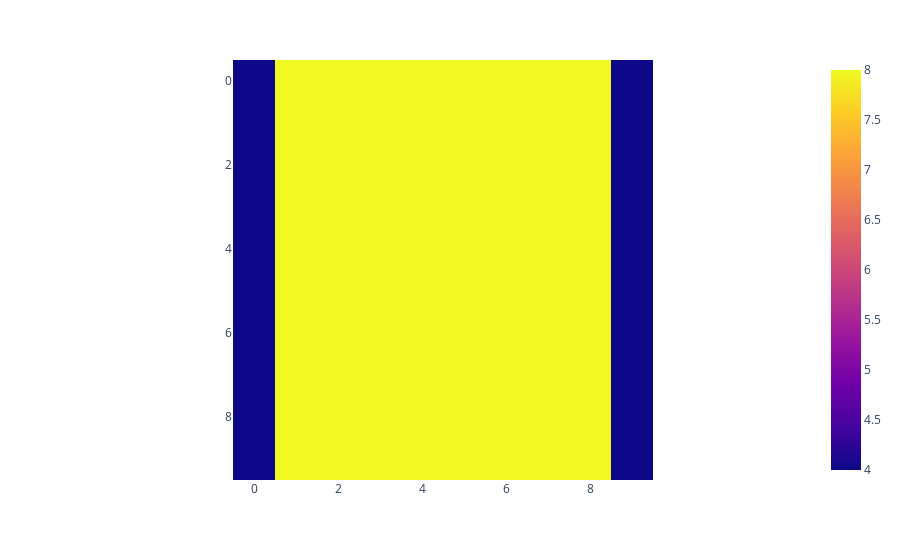

This figure's notebook cell:
### Code cell
sobel_x = sobel(uniform_increase_array, axis=1)
px.imshow(sobel_x)

### Figure 1 — Plotly figure (JSON) as saved in the notebook; plotly's stock layout.template omitted (floating-point values rounded to 4 significant figures)
{"data": [{"coloraxis": "coloraxis", "hovertemplate": "x: %{x}<br>y: %{y}<br>color: %{z}<extra></extra>", "name": "0", "type": "heatmap", "xaxis": "x", "yaxis": "y", "z": [[4, 8, 8, 8, 8, 8, 8, 8, 8, 4], [4, 8, 8, 8, 8, 8, 8, 8, 8, 4], [4, 8, 8, 8, 8, 8, 8, 8, 8, 4], [4, 8, 8, 8, 8, 8, 8, 8, 8, 4], [4, 8, 8, 8, 8, 8, 8, 8, 8, 4], [4, 8, 8, 8, 8, 8, 8, 8, 8, 4], [4, 8, 8, 8, 8, 8, 8, 8, 8, 4], [4, 8, 8, 8, 8, 8, 8, 8, 8, 4], [4, 8, 8, 8, 8, 8, 8, 8, 8, 4], [4, 8, 8, 8, 8, 8, 8, 8, 8, 4]]}], "layout": {"coloraxis": {"colorscale": [[0, "#0d0887"], [0.1111, "#46039f"], [0.2222, "#7201a8"], [0.3333, "#9c179e"], [0.4444, "#bd3786"], [0.5556, "#d8576b"], [0.6667, "#ed7953"], [0.7778, "#fb9f3a"], [0.8889, "#fdca26"], [1, "#f0f921"]]}, "margin": {"t": 60}, "xaxis": {"anchor": "y", "constrain": "domain", "domain": [0, 1], "scaleanchor": "y"}, "yaxis": {"anchor": "x", "autorange": "reversed", "constrain": "domain", "domain": [0, 1]}}}
